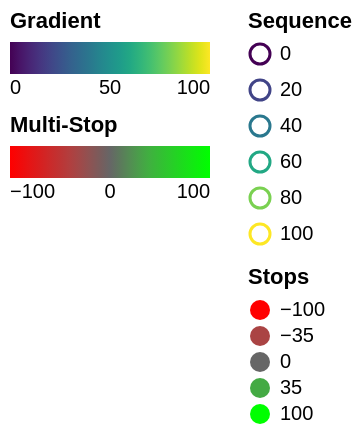

Here is the Vega-Lite specification saved for this chart:
### Vega specification from a JSON file in a GitHub repository (floating-point values rounded to 4 significant figures)
{"$schema": "https://vega.github.io/schema/vega/v5.json", "width": 0, "height": 0, "padding": 5, "config": {"legend": {"gradientDirection": "horizontal", "gradientLength": 100}}, "scales": [{"name": "sequence", "type": "linear", "range": {"scheme": "viridis"}, "domain": [0, 100]}, {"name": "stops", "type": "linear", "range": ["#f00", "#a44", "#666", "#4a4", "#0f0"], "domain": [-100, -35, 0, 35, 100]}], "legends": [{"type": "gradient", "fill": "sequence", "orient": "left", "title": "Gradient", "offset": 0}, {"type": "gradient", "stroke": "stops", "orient": "left", "title": "Multi-Stop", "offset": 0}, {"type": "symbol", "stroke": "sequence", "orient": "right", "title": "Sequence", "encode": {"symbols": {"interactive": true, "update": {"fill": {"value": "transparent"}}, "hover": {"fill": {"value": "#ccc"}}}, "labels": {"interactive": true, "update": {"fill": {"value": "#000"}, "fontWeight": {"value": null}}, "hover": {"fill": {"value": "firebrick"}, "fontWeight": {"value": "bold"}}}}}, {"type": "symbol", "fill": "stops", "orient": "right", "title": "Stops", "values": [-100, -35, 0, 35, 100]}]}
